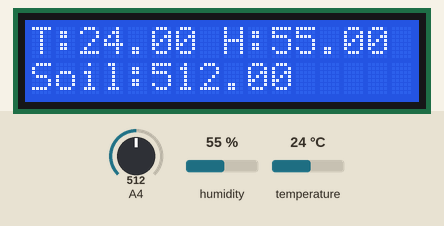
This program was run on a simulated Arduino Uno, built with avr-gcc and run on an emulated ATmega328P. On the bench: 16×2 character LCD. The test bench sets the inputs (shaded band); at power-on: humidity 55 %, A4 = 512, temperature 24 °C. The modem accepts every AT command (registered, SIM ready, sends succeed) and sends nothing else; what the program prints to the serial monitor is not drawn.

Above: at 5.3 s.
5.4 s: humidity set to 22 %
At 18.5 s:
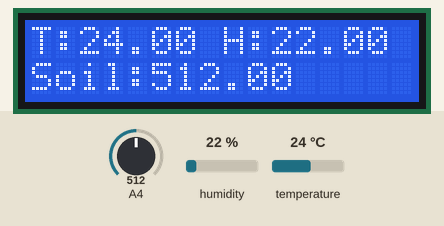
19.4 s: A4 set to 716
At 33.1 s:
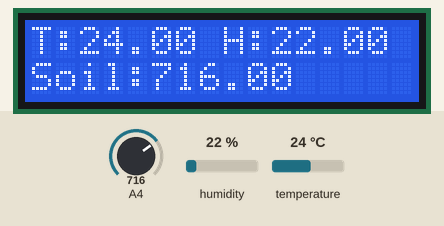
33.4 s: temperature set to 12 °C
At 47.1 s:
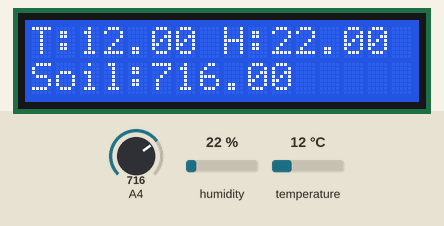
47.4 s: A4 set to 900
At 61.0 s:
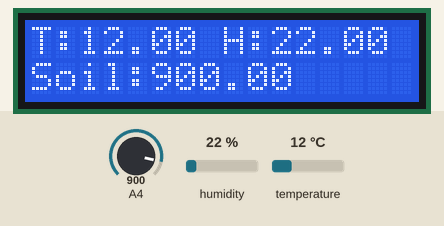
61.4 s: humidity set to 40 %
At 74.8 s:
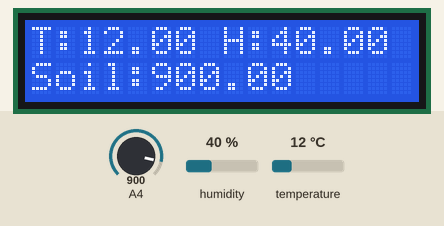
Timing chart, 0 to 76.3 s (numbered marks = the images above; inputs shaded):
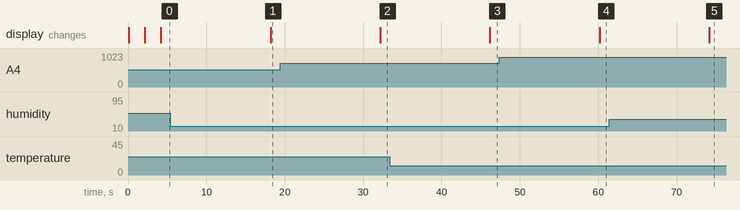

The program:

main.cpp
```cpp
#include <Arduino.h>
#include <SoftwareSerial.h>
#include <DHT.h>
#include <LiquidCrystal.h>

#include "config.h"
#include "secret.h"

#define DHTPIN 6
#define DHTTYPE DHT22
#define DELAY_TIME 5000

DHT dht(DHTPIN, DHTTYPE);

// Initialize with RS, E, D4, D5, D6, D7
LiquidCrystal lcd(12, 11, 5, 4, 3, 2);

// ESP8266 serial
SoftwareSerial esp(7, 8); // RX, TX

bool esp_error = false;
bool wifi_connected = false;
bool server_connected = false;


bool waitForResponse(String cmd, int waitTime, String expectedResponse) {

    esp.println(cmd);

    String response = "";
    long int time = millis();

    while ((millis() - time) < waitTime) {
        while (esp.available()) {
            char c = esp.read();
            Serial.write(c);
            response += c;

            // return true if expected response is found in the response before timeout
            if (response.indexOf(expectedResponse) != -1) {
                return true;
            }
        }
    }
    return false; // Timeout if expected response not found
}


bool connectWiFi() {

    // esp.println("AT+CWJAP?");

    if (!waitForResponse("AT+CWMODE=1", DELAY_TIME, "OK")) {
        return false;
    }

    String cmd = "AT+CWJAP=\"" + String(WIFI_SSID) + "\",\"" + String(WIFI_PASS) + "\"";

    if (waitForResponse(cmd, DELAY_TIME+10000, "OK")){
        lcd.clear();
        lcd.print("WiFi Connected");
        delay(2000);
        return true;
    } else {
        lcd.clear();
        lcd.print("WiFi Failed");
        delay(2000);
        return false;
    }

}

void sendData(float values[], int values_size, int idx) {
    String readings;
    // readings.reserve(100);

    readings = "{";

    for (int i = 0; i < values_size; i++) {
        readings += "\"";
        readings += sensors[idx].values[i];
        readings += "\":";
        readings += String(values[i]);

        if (i < values_size - 1) {
            readings += ",";
        }
    }

    readings += "}";

    String json;

    json = "{\"stationId\":";
    json += String(STATION_ID);
    json += ",\"sensorName\":\"";
    json += sensors[idx].name;
    json += "\",\"readings\":";
    json += readings;
    json += "}";

    String startTCP = "AT+CIPSTART=\"TCP\",\"" + SERVER_IP + "\"," + SERVER_PORT;

    if (!waitForResponse(startTCP, DELAY_TIME, "OK")) {
        return;
    }

    String http;

    http = "POST /sensorValues HTTP/1.1\r\n";
    http += "Host: ";
    http += SERVER_IP;
    http += "\r\n";
    http += "Content-Type: application/json\r\n";
    http += "Connection: close\r\n";
    http += "Content-Length: ";
    http += String(json.length());
    http += "\r\n";
    http += "\r\n";
    http += json;


    Serial.print("json length: ");
    Serial.println(json.length());

    Serial.print("http length: ");
    Serial.println(http.length());

    Serial.println(http);

    String sendCmd = "AT+CIPSEND=" + String(http.length());
    esp.println(sendCmd);

    if(esp.find(">")) {
        Serial.println("Sending..");
        esp.print(http);
        if(esp.find("SEND OK")) {
            Serial.println("Packet sent");
            while (esp.available()) {
                String tmpResp = esp.readString();
                Serial.println(tmpResp);
            }
            esp.println("AT+CIPCLOSE");
        }
    }

}

void setup() {

    Serial.begin(9600);

    esp.begin(9600);

    dht.begin();

    lcd.begin(16, 2);

    lcd.clear();
    lcd.print("Starting...");


    // test ESP8266 connection
    if(!waitForResponse("AT", DELAY_TIME, "OK")) {
        esp_error = true;
        lcd.clear();
        lcd.print("ESP Error");
        delay(2000);
    }

    if(!esp_error && connectWiFi()) {
        wifi_connected = true;
        waitForResponse("AT+CIFSR", DELAY_TIME, "OK");
    }

    // test server connection
    if (wifi_connected) {
        lcd.clear();
        lcd.print("server test...");
        delay(2000);
        if (!waitForResponse("AT+CIPSTART=\"TCP\",\"" + String(SERVER_IP) + "\"," + String(SERVER_PORT), DELAY_TIME, "OK")) {
            server_connected = false;
            lcd.clear();
            lcd.print("server not reachable");
        } else {
            server_connected = true;
            lcd.clear();
            lcd.print("server connected");
        }

        waitForResponse("AT+CIPCLOSE", DELAY_TIME, "OK");
    }
}

void loop() {

    float dht22[] = {dht.readTemperature(), dht.readHumidity()};
    float soil_moisture[] = {analogRead(A4)};

    if (isnan(dht22[1]) || isnan(dht22[0])) {

        lcd.clear();
        lcd.print("dht Error");

        delay(2000);

        return;
    }

    if (isnan(soil_moisture[0])) {

        lcd.clear();
        lcd.print("Soil Moisture Error");

        delay(2000);

        return;
    }

    // LCD display
    lcd.clear();

    lcd.setCursor(0, 0);
    lcd.print("T:");
    lcd.print(dht22[0]);
    lcd.print(" H:");
    lcd.print(dht22[1]);

    lcd.setCursor(0, 1);
    lcd.print("Soil:");
    lcd.print(soil_moisture[0]);

    // Send to server
    if (server_connected) {
        sendData(dht22, 2, 0);
        delay(1000);
        sendData(soil_moisture, 1, 1);
    }

    delay(10000);
}
```

secret.example.h
```cpp
#ifndef SECRET_EXAMPLE_H
#define SECRET_EXAMPLE_H

const String WIFI_SSID = "sm";
const String WIFI_PASS = "sm";

const String SERVER_IP = "192.168.1.sm";
const String SERVER_PORT = "sm";

#endif
```

config.h
```cpp
#ifndef CONFIG_H
#define CONFIG_H

const int STATION_ID = 1;

struct SENSOR {
    String name;
    String values[10];
};

struct SENSOR sensors[] = {
    {"DHT22", {"temperature", "humidity"}},
    {"SOIL_MOISTURE", {"soil_moisture"}}
};

#endif
```

Measured:
- after the input at 5.4 s, the display: changes after 12.8 s (image 1)
- after the input at 19.4 s, the display: changes after 12.8 s (image 2)
- after the input at 33.4 s, the display: changes after 12.8 s (image 3)
- after the input at 47.4 s, the display: changes after 12.8 s (image 4)
- after the input at 61.4 s, the display: changes after 12.8 s (image 5)
